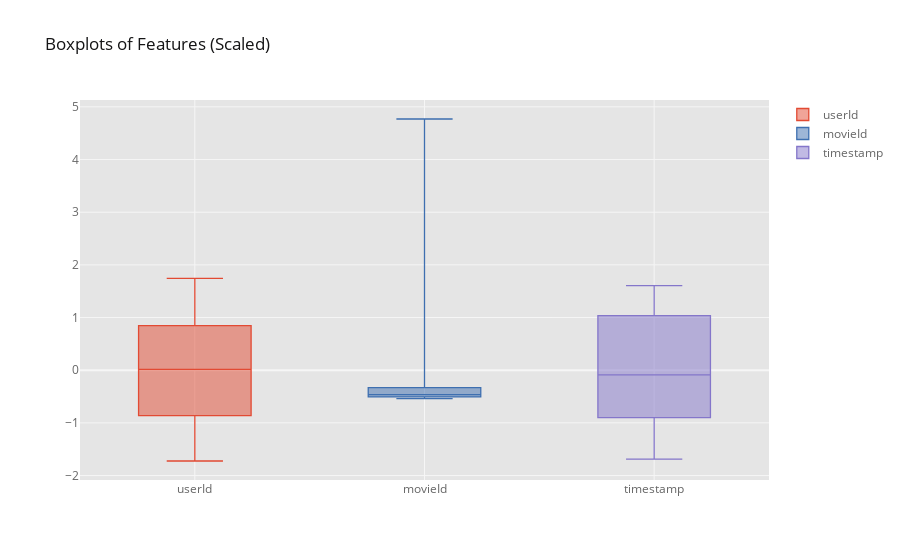

The notebook cell this image was saved under:
### Code cell
# create scaler object
scaler = StandardScaler()

# define scaled data frame variable
train[features] = preprocessing.scale(train[features])

# plot boxplots using scaled data
train[features].iplot(kind='box', title="Boxplots of Features (Scaled)")

### Figure 1 — Plotly figure (JSON) as saved in the notebook; plotly's stock layout.template omitted (floating-point values rounded to 4 significant figures; data arrays with more than 128 entries replaced by an {"elided": "..."} marker saying what was removed)
{"data": [{"boxpoints": false, "line": {"width": 1.3}, "marker": {"color": "rgba(226, 74, 51, 1.0)"}, "name": "userId", "orientation": "v", "type": "box", "y": {"elided": "5000 float values"}}, {"boxpoints": false, "line": {"width": 1.3}, "marker": {"color": "rgba(62, 111, 176, 1.0)"}, "name": "movieId", "orientation": "v", "type": "box", "y": {"elided": "5000 float values"}}, {"boxpoints": false, "line": {"width": 1.3}, "marker": {"color": "rgba(132, 118, 202, 1.0)"}, "name": "timestamp", "orientation": "v", "type": "box", "y": {"elided": "5000 float values"}}], "layout": {"legend": {"bgcolor": "#FFFFFF", "font": {"color": "#666666"}}, "paper_bgcolor": "#FFFFFF", "plot_bgcolor": "#E5E5E5", "title": {"font": {"color": "#151516"}, "text": "Boxplots of Features (Scaled)"}, "xaxis": {"gridcolor": "#F6F6F6", "showgrid": true, "tickfont": {"color": "#666666"}, "title": {"font": {"color": "#666666"}, "text": ""}, "zerolinecolor": "#F6F6F6"}, "yaxis": {"gridcolor": "#F6F6F6", "showgrid": true, "tickfont": {"color": "#666666"}, "title": {"font": {"color": "#666666"}, "text": ""}, "zerolinecolor": "#F6F6F6"}}}
